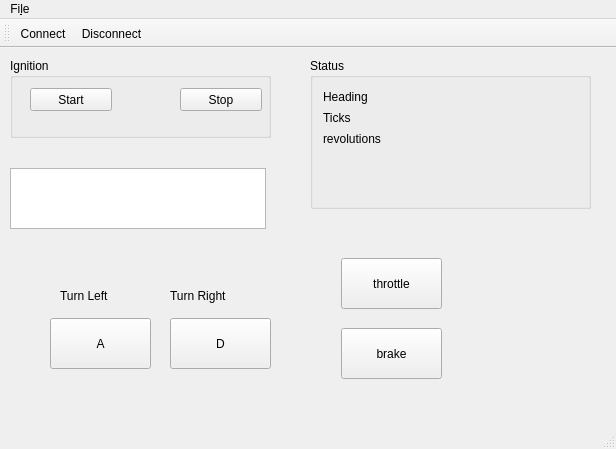
<?xml version="1.0" encoding="UTF-8"?>
<ui version="4.0">
 <class>MainWindow</class>
 <widget class="QMainWindow" name="MainWindow">
  <property name="geometry">
   <rect>
    <x>0</x>
    <y>0</y>
    <width>616</width>
    <height>449</height>
   </rect>
  </property>
  <property name="windowTitle">
   <string>This is the title</string>
  </property>
  <widget class="QWidget" name="centralWidget">
   <widget class="QPushButton" name="goButton">
    <property name="geometry">
     <rect>
      <x>341</x>
      <y>210</y>
      <width>101</width>
      <height>51</height>
     </rect>
    </property>
    <property name="text">
     <string>throttle</string>
    </property>
   </widget>
   <widget class="QPushButton" name="brakeButton">
    <property name="geometry">
     <rect>
      <x>341</x>
      <y>280</y>
      <width>101</width>
      <height>51</height>
     </rect>
    </property>
    <property name="text">
     <string>brake</string>
    </property>
   </widget>
   <widget class="QTextBrowser" name="textBrowser">
    <property name="geometry">
     <rect>
      <x>10</x>
      <y>120</y>
      <width>256</width>
      <height>61</height>
     </rect>
    </property>
   </widget>
   <widget class="QGroupBox" name="groupBox">
    <property name="geometry">
     <rect>
      <x>10</x>
      <y>10</y>
      <width>261</width>
      <height>80</height>
     </rect>
    </property>
    <property name="title">
     <string>Ignition</string>
    </property>
    <widget class="QPushButton" name="ignitionOnButton">
     <property name="geometry">
      <rect>
       <x>20</x>
       <y>30</y>
       <width>82</width>
       <height>23</height>
      </rect>
     </property>
     <property name="text">
      <string>Start</string>
     </property>
    </widget>
    <widget class="QPushButton" name="ignitionOffButton">
     <property name="geometry">
      <rect>
       <x>170</x>
       <y>30</y>
       <width>82</width>
       <height>23</height>
      </rect>
     </property>
     <property name="text">
      <string>Stop</string>
     </property>
    </widget>
   </widget>
   <widget class="QGroupBox" name="groupBox_2">
    <property name="geometry">
     <rect>
      <x>310</x>
      <y>10</y>
      <width>281</width>
      <height>151</height>
     </rect>
    </property>
    <property name="title">
     <string>Status</string>
    </property>
    <widget class="QLabel" name="revolutions">
     <property name="geometry">
      <rect>
       <x>89</x>
       <y>73</y>
       <width>161</width>
       <height>16</height>
      </rect>
     </property>
     <property name="text">
      <string/>
     </property>
    </widget>
    <widget class="QLabel" name="label_3">
     <property name="geometry">
      <rect>
       <x>13</x>
       <y>52</y>
       <width>31</width>
       <height>16</height>
      </rect>
     </property>
     <property name="text">
      <string>Ticks</string>
     </property>
    </widget>
    <widget class="QLabel" name="heading">
     <property name="geometry">
      <rect>
       <x>89</x>
       <y>31</y>
       <width>161</width>
       <height>16</height>
      </rect>
     </property>
     <property name="text">
      <string/>
     </property>
    </widget>
    <widget class="QLabel" name="label_5">
     <property name="geometry">
      <rect>
       <x>13</x>
       <y>73</y>
       <width>70</width>
       <height>16</height>
      </rect>
     </property>
     <property name="text">
      <string>revolutions</string>
     </property>
    </widget>
    <widget class="QLabel" name="label">
     <property name="geometry">
      <rect>
       <x>13</x>
       <y>31</y>
       <width>53</width>
       <height>16</height>
      </rect>
     </property>
     <property name="text">
      <string>Heading</string>
     </property>
    </widget>
    <widget class="QLabel" name="ticks">
     <property name="geometry">
      <rect>
       <x>89</x>
       <y>52</y>
       <width>161</width>
       <height>16</height>
      </rect>
     </property>
     <property name="text">
      <string/>
     </property>
    </widget>
   </widget>
   <widget class="QToolButton" name="leftButton">
    <property name="geometry">
     <rect>
      <x>50</x>
      <y>270</y>
      <width>101</width>
      <height>51</height>
     </rect>
    </property>
    <property name="minimumSize">
     <size>
      <width>101</width>
      <height>0</height>
     </size>
    </property>
    <property name="text">
     <string>A</string>
    </property>
    <property name="icon">
     <iconset>
      <normaloff>resources/left.png</normaloff>resources/left.png</iconset>
    </property>
    <property name="iconSize">
     <size>
      <width>32</width>
      <height>32</height>
     </size>
    </property>
    <property name="toolButtonStyle">
     <enum>Qt::ToolButtonTextUnderIcon</enum>
    </property>
   </widget>
   <widget class="QToolButton" name="rightButton">
    <property name="geometry">
     <rect>
      <x>170</x>
      <y>270</y>
      <width>101</width>
      <height>51</height>
     </rect>
    </property>
    <property name="minimumSize">
     <size>
      <width>61</width>
      <height>0</height>
     </size>
    </property>
    <property name="text">
     <string>D</string>
    </property>
    <property name="icon">
     <iconset>
      <normaloff>resources/right.png</normaloff>resources/right.png</iconset>
    </property>
    <property name="iconSize">
     <size>
      <width>32</width>
      <height>32</height>
     </size>
    </property>
    <property name="toolButtonStyle">
     <enum>Qt::ToolButtonTextUnderIcon</enum>
    </property>
   </widget>
   <widget class="QLabel" name="label_2">
    <property name="geometry">
     <rect>
      <x>60</x>
      <y>240</y>
      <width>61</width>
      <height>15</height>
     </rect>
    </property>
    <property name="text">
     <string>Turn Left</string>
    </property>
   </widget>
   <widget class="QLabel" name="label_4">
    <property name="geometry">
     <rect>
      <x>170</x>
      <y>240</y>
      <width>101</width>
      <height>16</height>
     </rect>
    </property>
    <property name="text">
     <string>Turn Right</string>
    </property>
   </widget>
  </widget>
  <widget class="QMenuBar" name="menuBar">
   <property name="geometry">
    <rect>
     <x>0</x>
     <y>0</y>
     <width>616</width>
     <height>20</height>
    </rect>
   </property>
   <widget class="QMenu" name="menuConnect">
    <property name="title">
     <string>Fi&amp;le</string>
    </property>
   </widget>
   <addaction name="menuConnect"/>
  </widget>
  <widget class="QToolBar" name="mainToolBar">
   <attribute name="toolBarArea">
    <enum>TopToolBarArea</enum>
   </attribute>
   <attribute name="toolBarBreak">
    <bool>false</bool>
   </attribute>
   <addaction name="actionConnect"/>
   <addaction name="actionDisconnect"/>
  </widget>
  <widget class="QStatusBar" name="statusBar"/>
  <action name="actionConnect">
   <property name="text">
    <string>Connect</string>
   </property>
  </action>
  <action name="actionDisconnect">
   <property name="text">
    <string>Disconnect</string>
   </property>
  </action>
 </widget>
 <layoutdefault spacing="6" margin="11"/>
 <resources/>
 <connections/>
</ui>
